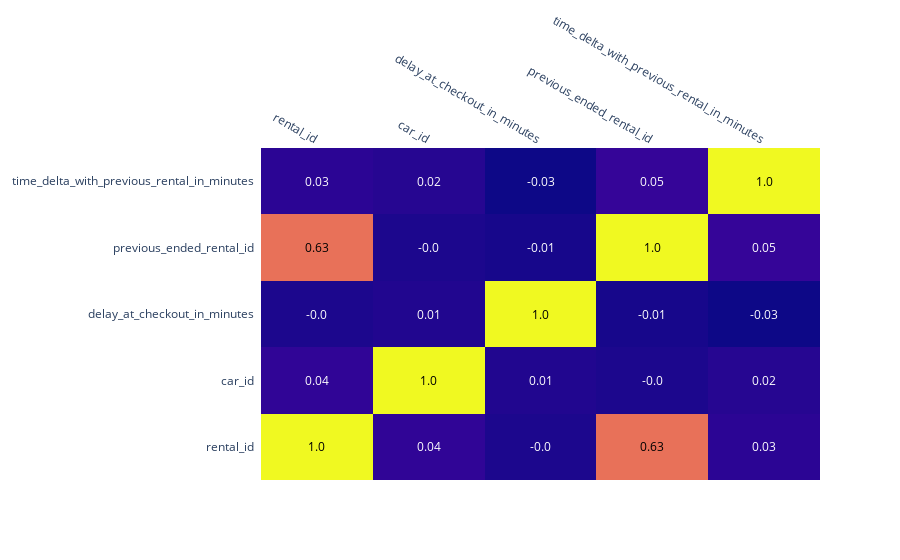

Source (notebook cell):
### Code cell
# Correlation matrix
corr_matrix = df_delay_analysis.corr().round(2)

import plotly.figure_factory as ff

fig = ff.create_annotated_heatmap(corr_matrix.values,
                                  x = corr_matrix.columns.tolist(),
                                  y = corr_matrix.index.tolist())


fig.show()

### Figure 1 — Plotly figure (JSON) as saved in the notebook; plotly's stock layout.template omitted (floating-point values rounded to 4 significant figures)
{"data": [{"colorscale": [[0, "#0d0887"], [0.1111, "#46039f"], [0.2222, "#7201a8"], [0.3333, "#9c179e"], [0.4444, "#bd3786"], [0.5556, "#d8576b"], [0.6667, "#ed7953"], [0.7778, "#fb9f3a"], [0.8889, "#fdca26"], [1, "#f0f921"]], "reversescale": false, "showscale": false, "type": "heatmap", "x": ["rental_id", "car_id", "delay_at_checkout_in_minutes", "previous_ended_rental_id", "time_delta_with_previous_rental_in_minutes"], "y": ["rental_id", "car_id", "delay_at_checkout_in_minutes", "previous_ended_rental_id", "time_delta_with_previous_rental_in_minutes"], "z": [[1, 0.04, 0, 0.63, 0.03], [0.04, 1, 0.01, 0, 0.02], [0, 0.01, 1, -0.01, -0.03], [0.63, 0, -0.01, 1, 0.05], [0.03, 0.02, -0.03, 0.05, 1]]}], "layout": {"annotations": [{"font": {"color": "#000000"}, "showarrow": false, "text": "1.0", "x": "rental_id", "xref": "x", "y": "rental_id", "yref": "y"}, {"font": {"color": "#FFFFFF"}, "showarrow": false, "text": "0.04", "x": "car_id", "xref": "x", "y": "rental_id", "yref": "y"}, {"font": {"color": "#FFFFFF"}, "showarrow": false, "text": "-0.0", "x": "delay_at_checkout_in_minutes", "xref": "x", "y": "rental_id", "yref": "y"}, {"font": {"color": "#000000"}, "showarrow": false, "text": "0.63", "x": "previous_ended_rental_id", "xref": "x", "y": "rental_id", "yref": "y"}, {"font": {"color": "#FFFFFF"}, "showarrow": false, "text": "0.03", "x": "time_delta_with_previous_rental_in_minutes", "xref": "x", "y": "rental_id", "yref": "y"}, {"font": {"color": "#FFFFFF"}, "showarrow": false, "text": "0.04", "x": "rental_id", "xref": "x", "y": "car_id", "yref": "y"}, {"font": {"color": "#000000"}, "showarrow": false, "text": "1.0", "x": "car_id", "xref": "x", "y": "car_id", "yref": "y"}, {"font": {"color": "#FFFFFF"}, "showarrow": false, "text": "0.01", "x": "delay_at_checkout_in_minutes", "xref": "x", "y": "car_id", "yref": "y"}, {"font": {"color": "#FFFFFF"}, "showarrow": false, "text": "-0.0", "x": "previous_ended_rental_id", "xref": "x", "y": "car_id", "yref": "y"}, {"font": {"color": "#FFFFFF"}, "showarrow": false, "text": "0.02", "x": "time_delta_with_previous_rental_in_minutes", "xref": "x", "y": "car_id", "yref": "y"}, {"font": {"color": "#FFFFFF"}, "showarrow": false, "text": "-0.0", "x": "rental_id", "xref": "x", "y": "delay_at_checkout_in_minutes", "yref": "y"}, {"font": {"color": "#FFFFFF"}, "showarrow": false, "text": "0.01", "x": "car_id", "xref": "x", "y": "delay_at_checkout_in_minutes", "yref": "y"}, {"font": {"color": "#000000"}, "showarrow": false, "text": "1.0", "x": "delay_at_checkout_in_minutes", "xref": "x", "y": "delay_at_checkout_in_minutes", "yref": "y"}, {"font": {"color": "#FFFFFF"}, "showarrow": false, "text": "-0.01", "x": "previous_ended_rental_id", "xref": "x", "y": "delay_at_checkout_in_minutes", "yref": "y"}, {"font": {"color": "#FFFFFF"}, "showarrow": false, "text": "-0.03", "x": "time_delta_with_previous_rental_in_minutes", "xref": "x", "y": "delay_at_checkout_in_minutes", "yref": "y"}, {"font": {"color": "#000000"}, "showarrow": false, "text": "0.63", "x": "rental_id", "xref": "x", "y": "previous_ended_rental_id", "yref": "y"}, {"font": {"color": "#FFFFFF"}, "showarrow": false, "text": "-0.0", "x": "car_id", "xref": "x", "y": "previous_ended_rental_id", "yref": "y"}, {"font": {"color": "#FFFFFF"}, "showarrow": false, "text": "-0.01", "x": "delay_at_checkout_in_minutes", "xref": "x", "y": "previous_ended_rental_id", "yref": "y"}, {"font": {"color": "#000000"}, "showarrow": false, "text": "1.0", "x": "previous_ended_rental_id", "xref": "x", "y": "previous_ended_rental_id", "yref": "y"}, {"font": {"color": "#FFFFFF"}, "showarrow": false, "text": "0.05", "x": "time_delta_with_previous_rental_in_minutes", "xref": "x", "y": "previous_ended_rental_id", "yref": "y"}, {"font": {"color": "#FFFFFF"}, "showarrow": false, "text": "0.03", "x": "rental_id", "xref": "x", "y": "time_delta_with_previous_rental_in_minutes", "yref": "y"}, {"font": {"color": "#FFFFFF"}, "showarrow": false, "text": "0.02", "x": "car_id", "xref": "x", "y": "time_delta_with_previous_rental_in_minutes", "yref": "y"}, {"font": {"color": "#FFFFFF"}, "showarrow": false, "text": "-0.03", "x": "delay_at_checkout_in_minutes", "xref": "x", "y": "time_delta_with_previous_rental_in_minutes", "yref": "y"}, {"font": {"color": "#FFFFFF"}, "showarrow": false, "text": "0.05", "x": "previous_ended_rental_id", "xref": "x", "y": "time_delta_with_previous_rental_in_minutes", "yref": "y"}, {"font": {"color": "#000000"}, "showarrow": false, "text": "1.0", "x": "time_delta_with_previous_rental_in_minutes", "xref": "x", "y": "time_delta_with_previous_rental_in_minutes", "yref": "y"}], "xaxis": {"dtick": 1, "gridcolor": "rgb(0, 0, 0)", "side": "top", "ticks": ""}, "yaxis": {"dtick": 1, "ticks": "", "ticksuffix": "  "}}}
